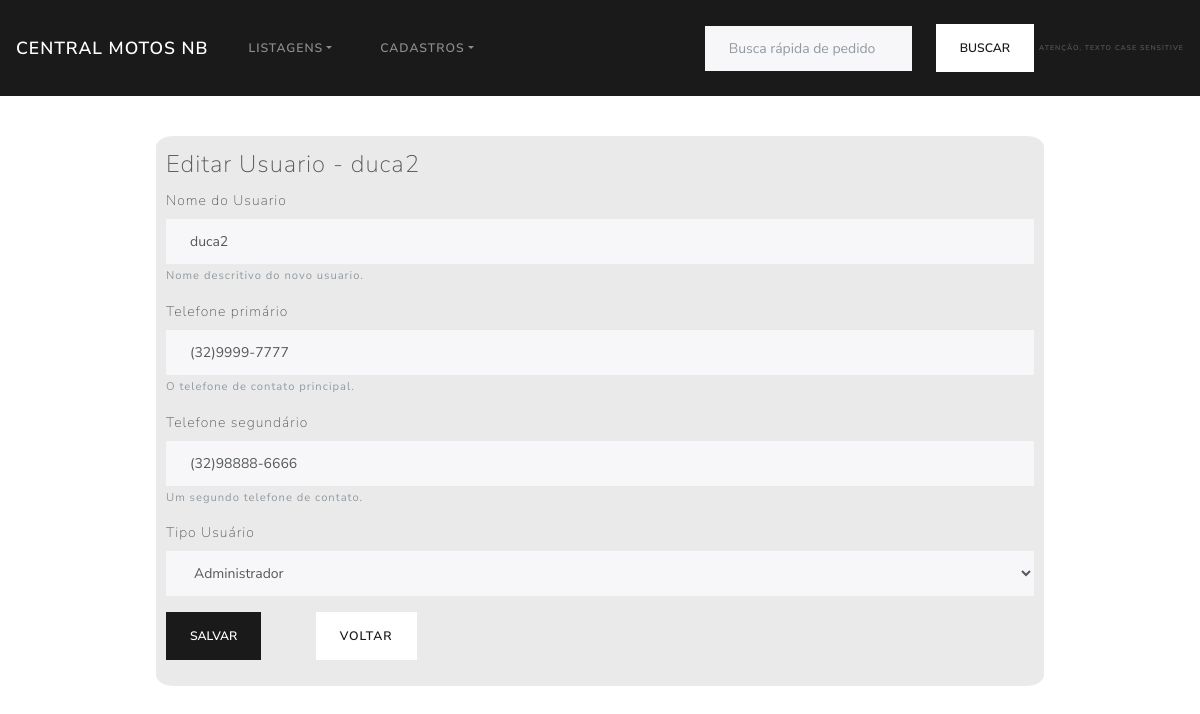
The app's page /App/View/usuario/editar.php?formGet=buscarPorId&id=1 with its own data.
### tables this page shows
CREATE TABLE `usuario` (
  `id` int(10) NOT NULL,
  `nome` varchar(200) NOT NULL,
  `senha` varchar(255) NOT NULL,
  `idTipoUsuario` int(11) NOT NULL,
  `telefone1` varchar(30) NOT NULL,
  `telefone2` varchar(30) DEFAULT NULL
);

### App/Controller/UsuarioController.php (called while the page is built, shortened)
<?php
if (isset($_GET['formGet']) == true && $_GET['formGet'] == 'buscarPorId') {
    $usuario = new \App\Model\Usuario();
    $usuario->setId($_GET['id']);
    $usuarioDao = new \App\DAO\UsuarioDao();
    $usuarioEscolhido = $usuarioDao->BuscarPorId($usuario);
    return $usuarioEscolhido;
}

### App/Config/Conexao.php (called while the page is built, shortened)
<?php
class Conexao
{
    private static $instanciaBanco;
    public static function getConexaoBD()
    {
        if (!isset(self::$instanciaBanco)) :
            self::$instanciaBanco = new \PDO('mysql:host=localhost;dbname=centralmotosnb; charset=utf8', 'root', '');
        endif;
        return self::$instanciaBanco;
    }
}

### App/DAO/UsuarioDAO.php (called while the page is built, shortened)
<?php
class UsuarioDao
{
    public function BuscarPorId(Usuario $usuario)
    {
        $sqlBuscar = "SELECT * FROM usuario where id = ?";
        $smtp = Conexao::getConexaoBD()->prepare($sqlBuscar);
        $smtp->bindValue(1, $usuario->getId());
        $smtp->execute();
        $numRows = $smtp->rowCount();
        if ($numRows > 0) {
            $returnArray = $smtp->fetch(\PDO::FETCH_ASSOC);
            return $returnArray;
        } else {
            return [];
        }
    }
}

### App/Model/Usuario.php (called while the page is built, shortened)
<?php
class Usuario
{
    private $id;
    public function getId()
    {
        return $this->id;
    }
    public function setId($id)
    {
        $this->id = $id;
    }
}

### App/View/usuario/editar.php (the view, shortened to what this page needs)
<?php
require "../../Structure/importsPagesStyle.php";
require "../../Structure/header.php";
$Usuario = require_once "../../Controller/UsuarioController.php";
?>
<div class="container">
    <div class="col-md-12" id="div_form">
        <form action="../../Controller/UsuarioController.php" method="POST">
            <fieldset>
                <legend>Editar Usuario - <?= $Usuario['nome'] ?></legend>
                <div class="form-group">
                    <label for="nome">Nome do Usuario</label>
                    <input type="text" class="form-control" id="nome" name="nome" aria-describedby="DepHelp"
                        value="<?= $Usuario['nome'] ?>" placeholder="Ex: Alto dos Passos" required>
                    <small id="DepHelp" class="form-text text-muted">Nome descritivo do novo usuario.</small>
                </div>
                <div class="form-group">
                    <label for="telefone1">Telefone primário</label>
                    <input type="text" name="telefone1" id="telefone1" value="<?= $Usuario['telefone1'] ?>"
                        class="form-control" placeholder="(32) xxxxx-xxxx" required></input>
                    <small id="DepHelp" class="form-text text-muted">O telefone de contato principal.</small>
                </div>
                <div class="form-group">
                    <label for="telefone2">Telefone segundário</label>
                    <input type="text" name="telefone2" id="telefone2" value="<?= $Usuario['telefone2'] ?>"
                        class="form-control" placeholder="(32) xxxxx-xxxx"></input>
                    <small id="DepHelp" class="form-text text-muted">Um segundo telefone de contato.</small>
                </div>
                <div class="form-group">
                    <label for="id_tipo_usuario">Tipo Usuário</label>
                    <select name="id_tipo_usuario" class="form-control" id="id_tipo_usuario" required>
                        <option value="2" <?= $Usuario['idTipoUsuario'] == '2' ? 'selected' : '' ?>>Administrador
                        </option>
                    </select>
                </div>
                <div class="row">
                    <div class="form-group col-md-2">
                        <button type="submit" class="btn btn-primary">Salvar</button>
                    </div>
                    <div class="form-group col-md-3">
                        <a href="listar.php" class="btn btn-secondary">Voltar</a>
                    </div>
                </div>
            </fieldset>
        </form>
    </div>
</div>
<?php
require "../../Structure/footer.php";

### App/Structure/Css/styleGeral.css (style rules this page uses)
#div_form { background-color: rgba(206, 206, 206, 0.433); margin: auto; width: 80%; padding: 10px; margin-top: 40px; margin-bottom: 40px; overflow-y: auto; height: 35%; border-radius: 2%; }

### records on screen
usuario: nome "duca2", telefone1 "(32)9999-7777", telefone2 "(32)98888-6666", id_tipo_usuario "Administrador"
